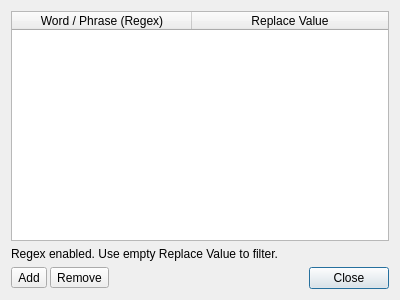
<?xml version="1.0" encoding="UTF-8"?>
<ui version="4.0">
 <class>FilterReplaceDialog</class>
 <widget class="QDialog" name="FilterReplaceDialog">
  <property name="geometry">
   <rect>
    <x>0</x>
    <y>0</y>
    <width>400</width>
    <height>300</height>
   </rect>
  </property>
  <property name="windowTitle">
   <string>Filter and Replace</string>
  </property>
  <layout class="QGridLayout" name="gridLayout">
   <item row="0" column="0">
    <widget class="QTableWidget" name="tableWidget">
     <property name="rowCount">
      <number>0</number>
     </property>
     <attribute name="horizontalHeaderDefaultSectionSize">
      <number>180</number>
     </attribute>
     <attribute name="horizontalHeaderStretchLastSection">
      <bool>true</bool>
     </attribute>
     <attribute name="verticalHeaderVisible">
      <bool>false</bool>
     </attribute>
     <column>
      <property name="text">
       <string>Word / Phrase (Regex)</string>
      </property>
     </column>
     <column>
      <property name="text">
       <string>Replace Value</string>
      </property>
     </column>
    </widget>
   </item>
   <item row="2" column="0">
    <widget class="QWidget" name="widget" native="true">
     <layout class="QHBoxLayout" name="horizontalLayout">
      <property name="spacing">
       <number>3</number>
      </property>
      <property name="leftMargin">
       <number>0</number>
      </property>
      <property name="topMargin">
       <number>0</number>
      </property>
      <property name="rightMargin">
       <number>0</number>
      </property>
      <property name="bottomMargin">
       <number>0</number>
      </property>
      <item>
       <widget class="QToolButton" name="toolButton_add">
        <property name="text">
         <string>Add</string>
        </property>
       </widget>
      </item>
      <item>
       <widget class="QToolButton" name="toolButton_remove">
        <property name="text">
         <string>Remove</string>
        </property>
       </widget>
      </item>
      <item>
       <widget class="QDialogButtonBox" name="buttonBox">
        <property name="orientation">
         <enum>Qt::Horizontal</enum>
        </property>
        <property name="standardButtons">
         <set>QDialogButtonBox::Close</set>
        </property>
       </widget>
      </item>
     </layout>
    </widget>
   </item>
   <item row="1" column="0">
    <widget class="QLabel" name="label">
     <property name="text">
      <string>Regex enabled. Use empty Replace Value to filter.</string>
     </property>
    </widget>
   </item>
  </layout>
 </widget>
 <resources/>
 <connections>
  <connection>
   <sender>buttonBox</sender>
   <signal>accepted()</signal>
   <receiver>FilterReplaceDialog</receiver>
   <slot>accept()</slot>
   <hints>
    <hint type="sourcelabel">
     <x>248</x>
     <y>254</y>
    </hint>
    <hint type="destinationlabel">
     <x>157</x>
     <y>274</y>
    </hint>
   </hints>
  </connection>
  <connection>
   <sender>buttonBox</sender>
   <signal>rejected()</signal>
   <receiver>FilterReplaceDialog</receiver>
   <slot>reject()</slot>
   <hints>
    <hint type="sourcelabel">
     <x>316</x>
     <y>260</y>
    </hint>
    <hint type="destinationlabel">
     <x>286</x>
     <y>274</y>
    </hint>
   </hints>
  </connection>
 </connections>
</ui>
